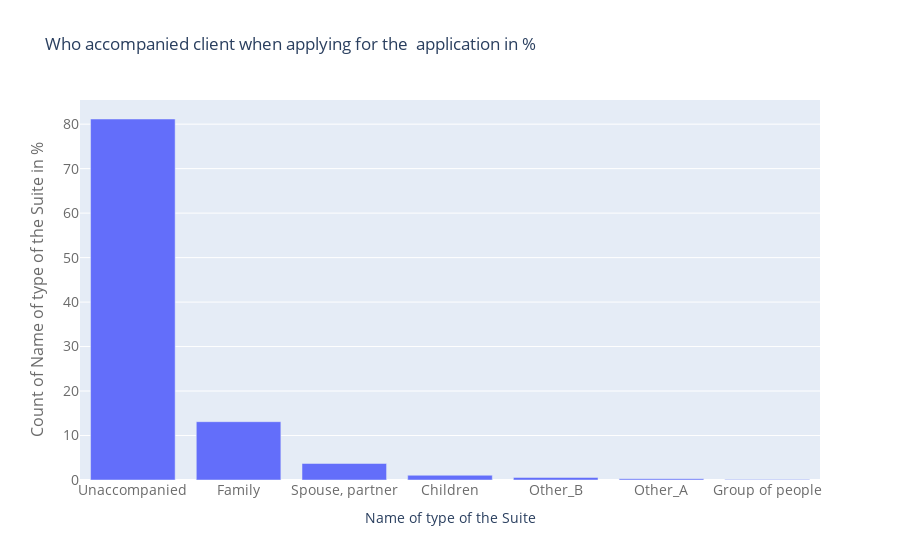

Source (notebook cell):
### Markdown cell above
### NAME_TYPE_SUITE : personne qui accompagne le demandeur

### Code cell
temp = application_train["NAME_TYPE_SUITE"].value_counts()
#print("Total number of states : ",len(temp))
trace = go.Bar(
    x=temp.index,
    y=(temp / temp.sum())*100,
)
data = [trace]
layout = go.Layout(
    title="Who accompanied client when applying for the  application in % ",
    xaxis=dict(
        title='Name of type of the Suite',
        tickfont=dict(
            size=14,
            color='rgb(107, 107, 107)'
        )
    ),
    yaxis=dict(
        title='Count of Name of type of the Suite in %',
        titlefont=dict(
            size=16,
            color='rgb(107, 107, 107)'
        ),
        tickfont=dict(
            size=14,
            color='rgb(107, 107, 107)'
        )
    )
)
fig = go.Figure(data=data, layout=layout)
py.iplot(fig, filename='schoolStateNames')

### Figure 1 — Plotly figure (JSON) as saved in the notebook; plotly's stock layout.template omitted (floating-point values rounded to 4 significant figures)
{"data": [{"type": "bar", "x": ["Unaccompanied", "Family", "Spouse, partner", "Children", "Other_B", "Other_A", "Group of people"], "y": [81.16, 13.11, 3.713, 1.067, 0.578, 0.2828, 0.0885]}], "layout": {"title": {"text": "Who accompanied client when applying for the  application in % "}, "xaxis": {"tickfont": {"color": "rgb(107, 107, 107)", "size": 14}, "title": {"text": "Name of type of the Suite"}}, "yaxis": {"tickfont": {"color": "rgb(107, 107, 107)", "size": 14}, "title": {"font": {"color": "rgb(107, 107, 107)", "size": 16}, "text": "Count of Name of type of the Suite in %"}}}}
